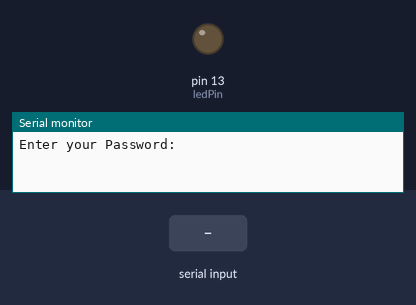
A sketch run on a simulated Arduino Uno, built with avr-gcc and run on an emulated ATmega328P. Shown: output pins drawn as LEDs (lit = HIGH), the last lines printed to the serial monitor. Dashed ring = blinking. The inputs (shaded band) are chosen by the test bench.

Above: at 0.9 s.
1.0 s: "90,45\n" received over Serial
3.5 s: "30,150\n" received over Serial
At 4.9 s:
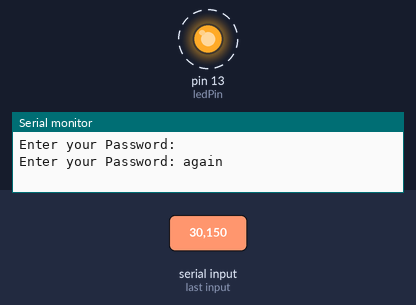
6.5 s: "0\n" received over Serial
At 8.9 s:
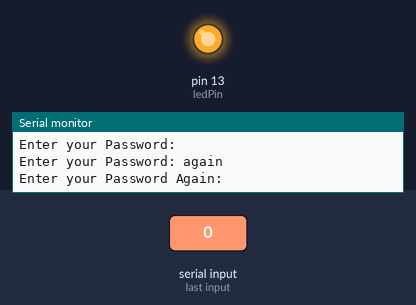
Timing chart, 0 to 12.5 s (numbered marks = the images above; inputs shaded):
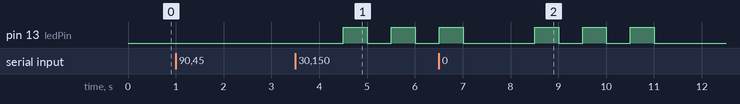

Measured:
- after the input at 3.5 s, pin 13 (ledPin): alternates HIGH for 0.50 s and LOW for 0.50 s, starting after 1.0 s

The sketch:

daring_gogo1.ino
```cpp
// C++ code
using namespace std;
unsigned long time=0;
int ledPin =13;
String password;
String truePassword;
void setup()
{

  Serial.begin(9600);
  pinMode(13, OUTPUT);
   Serial.println("Enter your Password:");
  //stop the execution of program until user enter input as serial.available() return number of entered bytes
  while(Serial.available() == 0){}
   truePassword=Serial.readString();
// Prepare the character array inorder to convert truePassword string to char array
char char_array[truePassword.length() + 1];
// Copy data in truePassword string to char array
truePassword.toCharArray(char_array, truePassword.length() + 1);
  //copy the address of constant char array to pointer inorder to shift the pointer along all elements of char array
  char* p_pass=&char_array[0];
  while(*p_pass!='\0' ) {
    //check if element is alphapet or number
    if(isalpha(*p_pass)){
      //check if element is uppercase alphapet or lowercase alphapet
      if(*p_pass>='A'&&*p_pass<='Z')
  * p_pass =((( * p_pass - 'A') + 1) % 26) + 'A';
      else if(*p_pass>='a'&&*p_pass<='z')
        * p_pass =((( * p_pass - 'a') + 1) % 26) + 'a';}
    else if(isdigit(*p_pass)){
    * p_pass =((( * p_pass - '0') + 1) % 10) + '0';
    }
     p_pass++;
  // do something with c
}
  //assign the modified password to truePassword string
   truePassword=char_array;
  //take the new password from the user
   Serial.println("Enter your Password: again");
  while(Serial.available() == 0){}
   password=Serial.readString();
}


void loop()
{
  //check if enterd password is same as the modified truePassword
  if(password.compareTo(truePassword)==0){
    //modify truePassword if enterd password is true
  char char_array[truePassword.length() + 1];
truePassword.toCharArray(char_array, truePassword.length() + 1);
  char*p_pass=&char_array[0];
  while(*p_pass!='\0' ) {
  if(isalpha(*p_pass)){
      if(*p_pass>='A'&&*p_pass<='Z')
  *p_pass =((( * p_pass - 'A') + 1) % 26) + 'A';
      else if(*p_pass>='a'&&*p_pass<='z')
        * p_pass =((( * p_pass - 'a') + 1) % 26) + 'a';}
    else if(isdigit(*p_pass)){
    *p_pass =((( * p_pass - '0') + 1) % 10) + '0';
    }
     p_pass++;
}
    truePassword=char_array;
    //make led on for 3 seconds
    digitalWrite(13, HIGH);
  delay(3000); // Wait for 3000 millisecond(s)
  digitalWrite(13, LOW);
  }else{
    // truepassword willnot modified if entered password is wrong
    for(int i=0;i<3;i++){
 //make led blink for 3 seconds
    digitalWrite(13, HIGH);   // turn the LED on (HIGH is the voltage level)
  delay(500);                       // wait for a second
  digitalWrite(13, LOW);    // turn the LED off by making the voltage LOW
  delay(500);                       // wait for a second
    }
  }
 Serial.println("Enter your Password Again: ");
        while(Serial.available() == 0){}
    password=Serial.readString();
}
```
